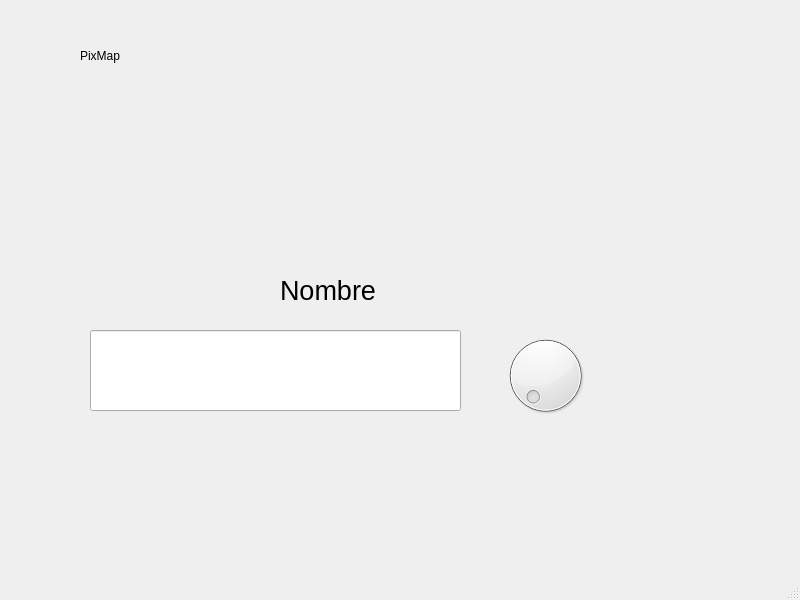
<?xml version="1.0" encoding="UTF-8"?>
<ui version="4.0">
 <class>MainWindow</class>
 <widget class="QMainWindow" name="MainWindow">
  <property name="geometry">
   <rect>
    <x>0</x>
    <y>0</y>
    <width>800</width>
    <height>600</height>
   </rect>
  </property>
  <property name="windowTitle">
   <string>MainWindow</string>
  </property>
  <widget class="QWidget" name="centralwidget">
   <widget class="QLabel" name="label">
    <property name="geometry">
     <rect>
      <x>10</x>
      <y>90</y>
      <width>161</width>
      <height>141</height>
     </rect>
    </property>
    <property name="styleSheet">
     <string notr="true"/>
    </property>
    <property name="text">
     <string/>
    </property>
    <property name="pixmap">
     <pixmap resource="../Archivos/Recursos.qrc">:/Logos/2.jpeg</pixmap>
    </property>
    <property name="scaledContents">
     <bool>true</bool>
    </property>
   </widget>
   <widget class="QLabel" name="label_2">
    <property name="geometry">
     <rect>
      <x>80</x>
      <y>20</y>
      <width>141</width>
      <height>71</height>
     </rect>
    </property>
    <property name="text">
     <string>PixMap</string>
    </property>
   </widget>
   <widget class="QLabel" name="label_3">
    <property name="geometry">
     <rect>
      <x>590</x>
      <y>100</y>
      <width>161</width>
      <height>141</height>
     </rect>
    </property>
    <property name="styleSheet">
     <string notr="true"/>
    </property>
    <property name="text">
     <string/>
    </property>
    <property name="pixmap">
     <pixmap resource="../Archivos/Recursos.qrc">:/Logos/2.jpeg</pixmap>
    </property>
    <property name="scaledContents">
     <bool>true</bool>
    </property>
   </widget>
   <widget class="QLabel" name="label_4">
    <property name="geometry">
     <rect>
      <x>630</x>
      <y>420</y>
      <width>161</width>
      <height>141</height>
     </rect>
    </property>
    <property name="styleSheet">
     <string notr="true"/>
    </property>
    <property name="text">
     <string/>
    </property>
    <property name="pixmap">
     <pixmap resource="../Archivos/Recursos.qrc">:/Logos/2.jpeg</pixmap>
    </property>
    <property name="scaledContents">
     <bool>true</bool>
    </property>
   </widget>
   <widget class="QLabel" name="label_5">
    <property name="geometry">
     <rect>
      <x>280</x>
      <y>270</y>
      <width>491</width>
      <height>41</height>
     </rect>
    </property>
    <property name="font">
     <font>
      <pointsize>20</pointsize>
     </font>
    </property>
    <property name="text">
     <string>Nombre</string>
    </property>
   </widget>
   <widget class="QLineEdit" name="txt_nombre_imgaen">
    <property name="geometry">
     <rect>
      <x>90</x>
      <y>330</y>
      <width>371</width>
      <height>81</height>
     </rect>
    </property>
    <property name="font">
     <font>
      <pointsize>30</pointsize>
     </font>
    </property>
   </widget>
   <widget class="QLabel" name="label_6">
    <property name="geometry">
     <rect>
      <x>310</x>
      <y>90</y>
      <width>161</width>
      <height>141</height>
     </rect>
    </property>
    <property name="styleSheet">
     <string notr="true"/>
    </property>
    <property name="text">
     <string/>
    </property>
    <property name="pixmap">
     <pixmap resource="../Archivos/Recursos.qrc">:/Logos/2.jpeg</pixmap>
    </property>
    <property name="scaledContents">
     <bool>true</bool>
    </property>
   </widget>
   <widget class="QDial" name="selectorimagen">
    <property name="geometry">
     <rect>
      <x>500</x>
      <y>330</y>
      <width>91</width>
      <height>91</height>
     </rect>
    </property>
   </widget>
  </widget>
  <widget class="QMenuBar" name="menubar">
   <property name="geometry">
    <rect>
     <x>0</x>
     <y>0</y>
     <width>800</width>
     <height>26</height>
    </rect>
   </property>
  </widget>
  <widget class="QStatusBar" name="statusbar"/>
 </widget>
 <resources>
  <include location="../Archivos/Recursos.qrc"/>
 </resources>
 <connections/>
</ui>
